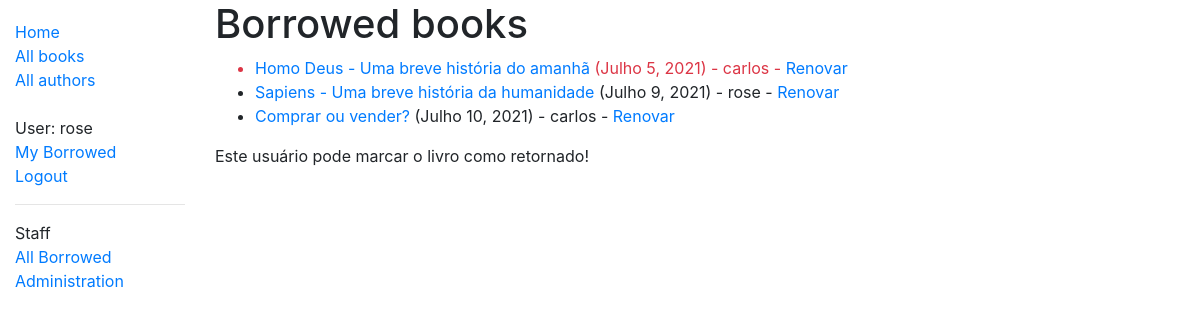
Page /catalog/borrowed/ (signed in) on the committed database.
### catalog/models.py (models this page shows, shortened)
class BookInstance(models.Model):
    id = models.UUIDField(primary_key=True, default=uuid.uuid4, help_text='Id única para este livro em toda a '
                                                                          'biblioteca')
    book = models.ForeignKey('Book', on_delete=models.RESTRICT, null=True)
    imprint = models.CharField(max_length=200)
    due_back = models.DateField(null=True, blank=True)
    borrower = models.ForeignKey(User, on_delete=models.SET_NULL, null=True, blank=True)
    @property
    def is_overdue(self):
        if self.due_back and date.today() > self.due_back:
            return True
        return False
    LOAN_STATUS = (
        ('m', 'Manutenção'),
        ('o', 'Emprestado'),
        ('a', 'Disponível'),
        ('r', 'Reservado'),
    )
    status = models.CharField(
        max_length=1,
        choices=LOAN_STATUS,
        blank=True,
        default='m',
        help_text='Disponibilidade de Livro',
    )
    class Meta:
        ordering = ['due_back']
        permissions = (("can_mark_returned", "marcar como devolvido"),)

class Book(models.Model):
    title = models.CharField(max_length=200)
    author = models.ForeignKey('Author', on_delete=models.SET_NULL, null=True)
    summary = models.TextField(max_length=1000, help_text='Digite uma breve descrição do livro')
    isbn = models.CharField('ISBN', max_length=13, help_text='13 Caracteres <a href="https://www.isbn-international'
                                                             '.org/content/what-isbn">Número ISBN</a>')
    genre = models.ManyToManyField(Genre, help_text='Selecione um genero para este livro')
    language = models.ForeignKey('Language', on_delete=models.SET_NULL, null=True)
    class Meta:
        ordering = ['title', 'author']
    def display_genre(self):
        """Cria uma string para o gênero. Requerido para aparecer em Admin"""
        return ', '.join([genre.name for genre in self.genre.all()[:3]])
    display_genre.short_description = 'Genre'

### catalog/views.py (the view)
# urls.py: path('borrowed/', permission_required('catalog.can_mark_returned')(views.LoanedBooksListView.as_view()), name='all-borrowed'),
class LoanedBooksListView(LoginRequiredMixin, generic.ListView):
    permission_required = 'catalog.can_mark_returned'  # É mais eficaz travar diretamente na urls.py
    model = BookInstance
    template_name = 'catalog/bookinstance_list_all_borrowed.html'
    paginate_by = 10
    def get_queryset(self):
        return BookInstance.objects.filter(status__exact='o').order_by('due_back')

### catalog/templates/catalog/bookinstance_list_all_borrowed.html
{% extends "base_generic.html" %}
{% block content %}
    <h1>Borrowed books</h1>
    {% if bookinstance_list %}
    <ul>
      {% for bookinst in bookinstance_list %}
      <li class="{% if bookinst.is_overdue %}text-danger{% endif %}">
        <a href="{% url 'book-detail' bookinst.book.pk %}">{{bookinst.book.title}}</a>
          ({{ bookinst.due_back }}) - {{ bookinst.borrower }}
        {% if perms.catalog.can_mark_returned %}-
          <a href="{% url 'renew-book-librarian' bookinst.id %}">Renovar</a>
        {% endif %}
      </li>
      {% endfor %}
    </ul>
    {% else %}
      <p>There are no books borrowed.</p>
    {% endif %}
    {% if perms.catalog.can_mark_returned %}
        <p>Este usuário pode marcar o livro como retornado!</p>
    {% endif %}
{% endblock %}

### catalog/templates/base_generic.html (shortened to what this page needs)
<!DOCTYPE html>
<html lang="en">
<head>
  <link rel="stylesheet" href="https://stackpath.bootstrapcdn.com/bootstrap/4.1.3/css/bootstrap.min.css">
  {% load static %}
  <link rel="stylesheet" href="{% static 'css/styles.css' %}">
</head>
<body>
  <div class="container-fluid">
    <div class="row">
      <div class="col-sm-2">
      {% block sidebar %}
        <ul class="sidebar-nav">
          <li><a href="{% url 'index' %}">Home</a></li>
          <li><a href="{% url 'books' %}">All books</a></li>
          <li><a href="{% url 'authors' %}">All authors</a></li> <br/>
          {% if user.is_authenticated %}
            <li>User: {{ user.get_username }}</li>
            <li><a href="{% url 'my-borrowed' %}">My Borrowed</a></li>
            <li><a href="{% url 'logout'%}?next={{request.path}}">Logout</a></li>
          {% else %}
            <li><a href="{% url 'login'%}?next={{request.path}}">Login</a></li> <br/>
          {% endif %}
          {% if perms.catalog.can_mark_returned %}
            <hr>
            <li>Staff</li>
            <li><a href="{% url 'all-borrowed' %}">All Borrowed</a></li>
            {% if user.is_staff %}
              <li><a href="{% url 'admin:index' %}">Administration</a></li>
            {% endif %}
          {% endif %}
        </ul>
      {% endblock %}
      </div>
      <div class="col-sm-10 ">{% block content %}{% endblock %}
      </div>
    </div>
  </div>
</body>
</html>

### catalog/static/css/styles.css (style rules this page uses)
.sidebar-nav { margin-top: 20px; padding: 0; list-style: none; }

### rows in the picture
BookInstance: book "Homo Deus - Uma breve história do amanhã", due_back "Julho 5, 2021", borrower "carlos"
BookInstance: book "Sapiens - Uma breve história da humanidade", due_back "Julho 9, 2021", borrower "rose"
BookInstance: book "Comprar ou vender?", due_back "Julho 10, 2021", borrower "carlos"

### other values in the picture
{{ user.get_username }} "rose"
